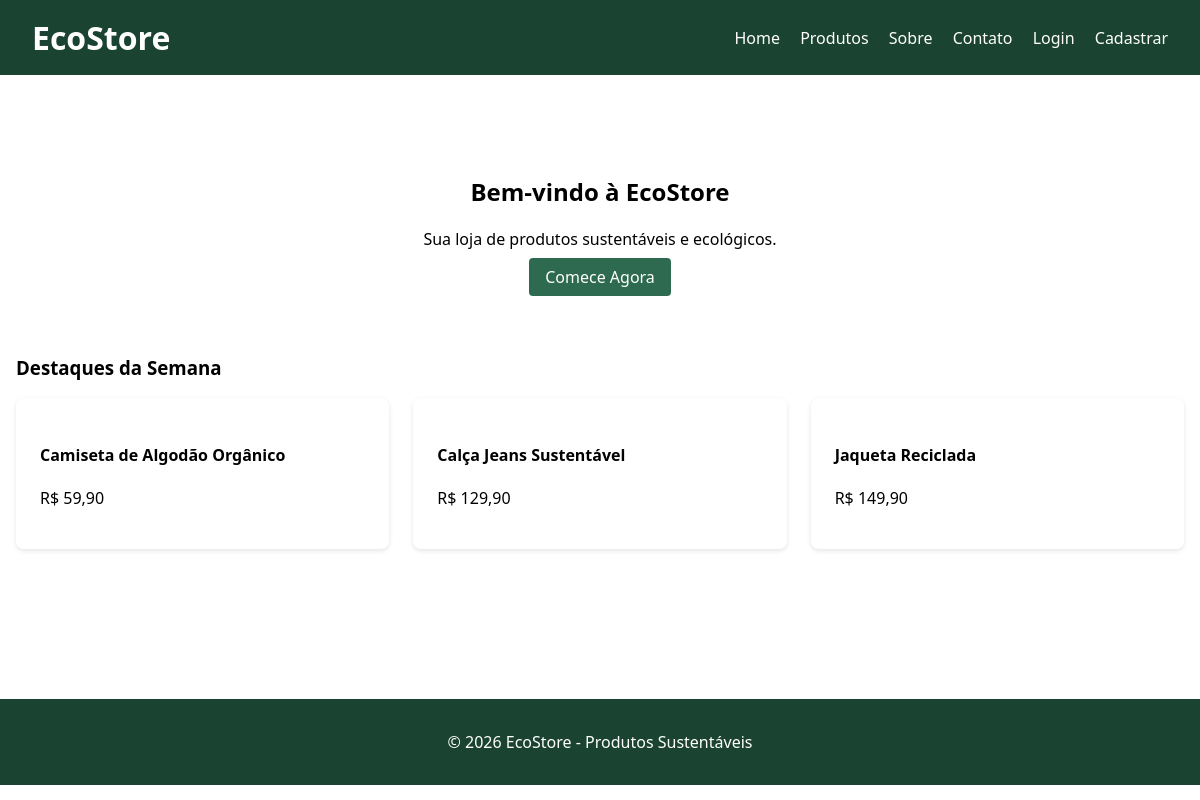
The page / on the database its author committed.
### catalogo/models.py (models this page shows, shortened)
class Produto(models.Model):
    nome = models.CharField(max_length=200)
    descricao = models.TextField()
    preco = models.DecimalField(max_digits=10, decimal_places=2)
    estoque = models.PositiveIntegerField(default=0)
    imagem = models.ImageField(
        upload_to='produtos/',
        blank=True,
        null=True
    )
    categoria = models.ForeignKey(
        Categoria,
        on_delete=models.CASCADE,
        related_name='produtos'
    )
    data_criacao = models.DateTimeField(auto_now_add=True)

### core/views.py (the view)
# urls.py: path('', views.index, name='index'),
def index(request):
    produtos_destaque = Produto.objects.all()[:3]
    avaliacoes = [
        {
            'cliente': 'Maria Silva',
            'comentario': 'Produtos incríveis e entrega rápida!',
            'nota': 5
        },
        {
            'cliente': 'João Pereira',
            'comentario': 'Adorei a iniciativa sustentável.',
            'nota': 4
        },
    ]
    return render(request, 'core/index.html', {
        'produtos': produtos_destaque,
        'avaliacoes': avaliacoes
    })

### templates/core/index.html (shortened to what this page needs)
{% extends 'base.html' %}
{% block content %}
<div style="text-align: center; padding: 3rem 0;">
    <h2>Bem-vindo à EcoStore</h2>
    <p>
        Sua loja de produtos sustentáveis e ecológicos.
    </p>
    {% if not user.is_authenticated %}
        <a href="{% url 'cadastrar' %}" class="btn btn-primary">
            Comece Agora
        </a>
    {% endif %}
</div>
<h3>Destaques da Semana</h3>
<div class="grid">
    {% for produto in produtos %}
    <div class="card">
        <h4>{{ produto.nome }}</h4>
        <p>
            R$ {{ produto.preco }}
        </p>
    </div>
    {% empty %}
        <p>Nenhum produto cadastrado.</p>
    {% endfor %}
</div>
{% endblock %}

### templates/base.html (style rules this page uses)
:root { --primary: #2d6a4f; --secondary: #40916c; --light: #f4f7f6; --dark: #1b4332; }
body { font-family: 'Segoe UI', sans-serif; margin: 0; background: var/(--light); }
.btn { padding: 0.5rem 1rem; border-radius: 4px; border: none; cursor: pointer; text-decoration: none; }
.btn-primary { background: var(--primary); color: white; }
.card { background: white; padding: 1.5rem; border-radius: 8px; box-shadow: 0 2px 5px rgba(0,0,0,0.1); margin-bottom: 1rem; }
.grid { display: grid; grid-template-columns: repeat(auto-fill, minmax(280px, 1fr)); gap: 1.5rem; }

### rows shown on the page
Produto: nome "Camiseta de Algodão Orgânico", preco "59,90"
Produto: nome "Calça Jeans Sustentável", preco "129,90"
Produto: nome "Jaqueta Reciclada", preco "149,90"
